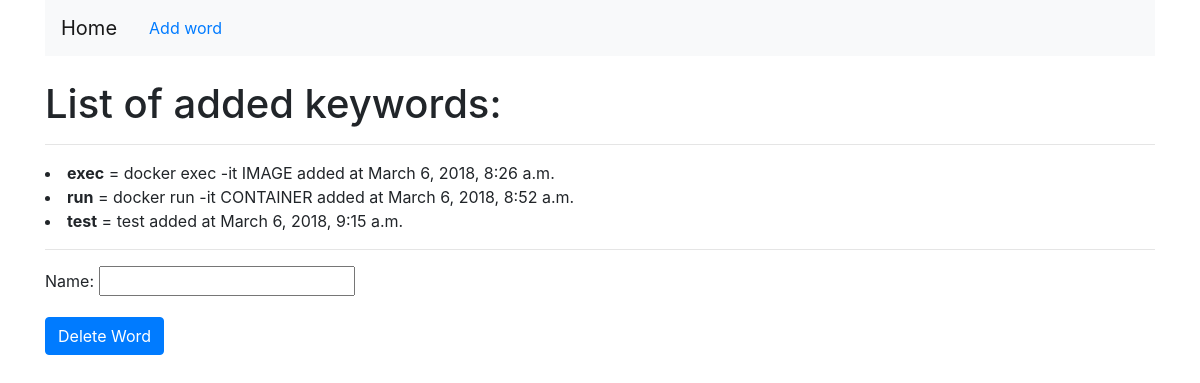
Before: / with the older database file.
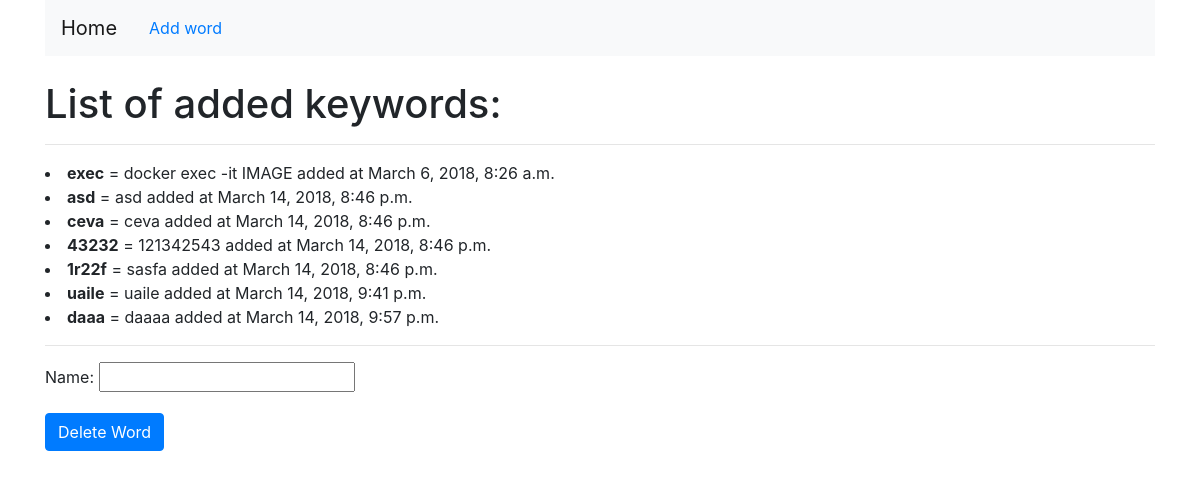
After: the same page with the newer database file.
### appone/models.py (models this page shows, shortened)
class DictWord(models.Model):
    name = models.CharField(max_length=100,unique=True)
    description = models.TextField(max_length=200)
    created_at = models.DateTimeField(auto_now_add=True)

### appone/views.py (the view, shortened to what this page needs)
# urls.py: url(r'^$',views.index,name='index'),
def index(request):
    form = SecondForm()
    query_list = DictWord.objects.all()
    dict_DictWord = {'words': query_list,"form":form}
    return render(request,'appone/index.html',context=dict_DictWord)

### appone/forms.py
class SecondForm(forms.ModelForm):
    class Meta:
        model = DictWord
        fields = ('name',)

### templates/appone/index.html (shortened to what this page needs)
<!DOCTYPE html>
<html lang="en">
<head>
    <link rel="stylesheet" href="https://maxcdn.bootstrapcdn.com/bootstrap/4.0.0/css/bootstrap.min.css">
</head>
<body>
<div class="container">
     <nav class="navbar navbar-expand-lg navbar-light bg-light">
    <a class="navbar-brand" href="{% url 'index' %}">Home</a>
    <a class="nav-link" href="{% url 'appone:FormView' %}">Add word</a>
         </nav>
    <br>
    <h1>List of added keywords:</h1>
    <hr>
    {% for i in words %}
    <li><strong>{{i.name}}</strong> = {{i.description}} added at {{i.created_at}}</li>
    {% endfor %}
    <hr>
    <form method="POST">
    {{form.as_p}}
        <input type="submit" class="btn btn-primary" value="Delete Word">
</div>
</body>
</html>

Changed rows visible on the page:
removed DictWord: name "run", description "docker run -it CONTAINER", created_at "March 6, 2018, 8:52 a.m."
removed DictWord: name "test", description "test", created_at "March 6, 2018, 9:15 a.m."
added DictWord: name "asd", description "asd", created_at "March 14, 2018, 8:46 p.m."
added DictWord: name "ceva", description "ceva", created_at "March 14, 2018, 8:46 p.m."
added DictWord: name "43232", description "121342543", created_at "March 14, 2018, 8:46 p.m."
added DictWord: name "1r22f", description "sasfa", created_at "March 14, 2018, 8:46 p.m."
added DictWord: name "uaile", description "uaile", created_at "March 14, 2018, 9:41 p.m."
added DictWord: name "daaa", description "daaaa", created_at "March 14, 2018, 9:57 p.m."
